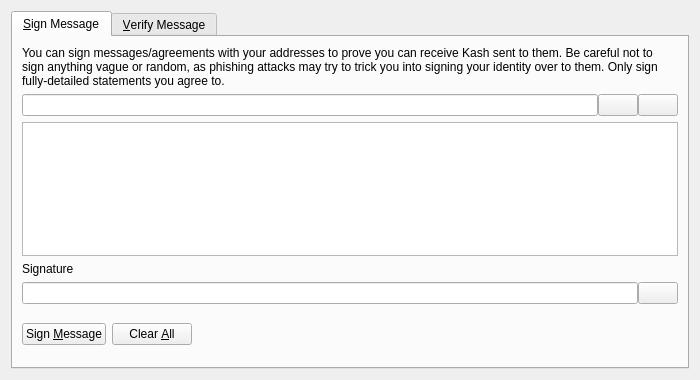
<?xml version="1.0" encoding="UTF-8"?>
<ui version="4.0">
 <class>SignVerifyMessageDialog</class>
 <widget class="QDialog" name="SignVerifyMessageDialog">
  <property name="geometry">
   <rect>
    <x>0</x>
    <y>0</y>
    <width>700</width>
    <height>380</height>
   </rect>
  </property>
  <property name="windowTitle">
   <string>Signatures - Sign / Verify a Message</string>
  </property>
  <property name="modal">
   <bool>true</bool>
  </property>
  <layout class="QVBoxLayout" name="verticalLayout">
   <item>
    <widget class="QTabWidget" name="tabWidget">
     <property name="currentIndex">
      <number>0</number>
     </property>
     <widget class="QWidget" name="tabSignMessage">
      <attribute name="title">
       <string>&amp;Sign Message</string>
      </attribute>
      <layout class="QVBoxLayout" name="verticalLayout_SM">
       <item>
        <widget class="QLabel" name="infoLabel_SM">
         <property name="text">
          <string>You can sign messages/agreements with your addresses to prove you can receive Kash sent to them. Be careful not to sign anything vague or random, as phishing attacks may try to trick you into signing your identity over to them. Only sign fully-detailed statements you agree to.</string>
         </property>
         <property name="textFormat">
          <enum>Qt::PlainText</enum>
         </property>
         <property name="wordWrap">
          <bool>true</bool>
         </property>
        </widget>
       </item>
       <item>
        <layout class="QHBoxLayout" name="horizontalLayout_1_SM">
         <property name="spacing">
          <number>0</number>
         </property>
         <item>
          <widget class="QValidatedLineEdit" name="addressIn_SM">
           <property name="toolTip">
            <string>The Kash address to sign the message with</string>
           </property>
          </widget>
         </item>
         <item>
          <widget class="QPushButton" name="addressBookButton_SM">
           <property name="toolTip">
            <string>Choose previously used address</string>
           </property>
           <property name="text">
            <string/>
           </property>
           <property name="shortcut">
            <string>Alt+A</string>
           </property>
           <property name="autoDefault">
            <bool>false</bool>
           </property>
          </widget>
         </item>
         <item>
          <widget class="QPushButton" name="pasteButton_SM">
           <property name="toolTip">
            <string>Paste address from clipboard</string>
           </property>
           <property name="text">
            <string/>
           </property>
           <property name="shortcut">
            <string>Alt+P</string>
           </property>
           <property name="autoDefault">
            <bool>false</bool>
           </property>
          </widget>
         </item>
        </layout>
       </item>
       <item>
        <widget class="QPlainTextEdit" name="messageIn_SM">
         <property name="toolTip">
          <string>Enter the message you want to sign here</string>
         </property>
        </widget>
       </item>
       <item>
        <widget class="QLabel" name="signatureLabel_SM">
         <property name="text">
          <string>Signature</string>
         </property>
         <property name="textFormat">
          <enum>Qt::PlainText</enum>
         </property>
        </widget>
       </item>
       <item>
        <layout class="QHBoxLayout" name="horizontalLayout_2_SM">
         <property name="spacing">
          <number>0</number>
         </property>
         <item>
          <widget class="QLineEdit" name="signatureOut_SM">
           <property name="font">
            <font>
             <italic>true</italic>
            </font>
           </property>
           <property name="readOnly">
            <bool>true</bool>
           </property>
          </widget>
         </item>
         <item>
          <widget class="QPushButton" name="copySignatureButton_SM">
           <property name="toolTip">
            <string>Copy the current signature to the system clipboard</string>
           </property>
           <property name="text">
            <string/>
           </property>
           <property name="autoDefault">
            <bool>false</bool>
           </property>
          </widget>
         </item>
        </layout>
       </item>
       <item>
        <layout class="QHBoxLayout" name="horizontalLayout_3_SM">
         <item>
          <widget class="QPushButton" name="signMessageButton_SM">
           <property name="toolTip">
            <string>Sign the message to prove you own this Kash address</string>
           </property>
           <property name="text">
            <string>Sign &amp;Message</string>
           </property>
           <property name="autoDefault">
            <bool>false</bool>
           </property>
          </widget>
         </item>
         <item>
          <widget class="QPushButton" name="clearButton_SM">
           <property name="toolTip">
            <string>Reset all sign message fields</string>
           </property>
           <property name="text">
            <string>Clear &amp;All</string>
           </property>
           <property name="autoDefault">
            <bool>false</bool>
           </property>
          </widget>
         </item>
         <item>
          <spacer name="horizontalSpacer_1_SM">
           <property name="orientation">
            <enum>Qt::Horizontal</enum>
           </property>
           <property name="sizeHint" stdset="0">
            <size>
             <width>40</width>
             <height>48</height>
            </size>
           </property>
          </spacer>
         </item>
         <item>
          <widget class="QLabel" name="statusLabel_SM">
           <property name="font">
            <font>
             <weight>75</weight>
             <bold>true</bold>
            </font>
           </property>
           <property name="text">
            <string/>
           </property>
           <property name="wordWrap">
            <bool>true</bool>
           </property>
          </widget>
         </item>
         <item>
          <spacer name="horizontalSpacer_2_SM">
           <property name="orientation">
            <enum>Qt::Horizontal</enum>
           </property>
           <property name="sizeHint" stdset="0">
            <size>
             <width>40</width>
             <height>48</height>
            </size>
           </property>
          </spacer>
         </item>
        </layout>
       </item>
      </layout>
     </widget>
     <widget class="QWidget" name="tabVerifyMessage">
      <attribute name="title">
       <string>&amp;Verify Message</string>
      </attribute>
      <layout class="QVBoxLayout" name="verticalLayout_VM">
       <item>
        <widget class="QLabel" name="infoLabel_VM">
         <property name="text">
          <string>Enter the receiver's address, message (ensure you copy line breaks, spaces, tabs, etc. exactly) and signature below to verify the message. Be careful not to read more into the signature than what is in the signed message itself, to avoid being tricked by a man-in-the-middle attack. Note that this only proves the signing party receives with the address, it cannot prove sendership of any transaction!</string>
         </property>
         <property name="textFormat">
          <enum>Qt::PlainText</enum>
         </property>
         <property name="alignment">
          <set>Qt::AlignLeading|Qt::AlignLeft|Qt::AlignTop</set>
         </property>
         <property name="wordWrap">
          <bool>true</bool>
         </property>
        </widget>
       </item>
       <item>
        <layout class="QHBoxLayout" name="horizontalLayout_1_VM">
         <property name="spacing">
          <number>0</number>
         </property>
         <item>
          <widget class="QValidatedLineEdit" name="addressIn_VM">
           <property name="toolTip">
            <string>The Kash address the message was signed with</string>
           </property>
          </widget>
         </item>
         <item>
          <widget class="QPushButton" name="addressBookButton_VM">
           <property name="toolTip">
            <string>Choose previously used address</string>
           </property>
           <property name="text">
            <string/>
           </property>
           <property name="shortcut">
            <string>Alt+A</string>
           </property>
           <property name="autoDefault">
            <bool>false</bool>
           </property>
          </widget>
         </item>
        </layout>
       </item>
       <item>
        <widget class="QPlainTextEdit" name="messageIn_VM"/>
       </item>
       <item>
        <widget class="QValidatedLineEdit" name="signatureIn_VM"/>
       </item>
       <item>
        <layout class="QHBoxLayout" name="horizontalLayout_2_VM">
         <item>
          <widget class="QPushButton" name="verifyMessageButton_VM">
           <property name="toolTip">
            <string>Verify the message to ensure it was signed with the specified Kash address</string>
           </property>
           <property name="text">
            <string>Verify &amp;Message</string>
           </property>
           <property name="autoDefault">
            <bool>false</bool>
           </property>
          </widget>
         </item>
         <item>
          <widget class="QPushButton" name="clearButton_VM">
           <property name="toolTip">
            <string>Reset all verify message fields</string>
           </property>
           <property name="text">
            <string>Clear &amp;All</string>
           </property>
           <property name="autoDefault">
            <bool>false</bool>
           </property>
          </widget>
         </item>
         <item>
          <spacer name="horizontalSpacer_1_VM">
           <property name="orientation">
            <enum>Qt::Horizontal</enum>
           </property>
           <property name="sizeHint" stdset="0">
            <size>
             <width>40</width>
             <height>48</height>
            </size>
           </property>
          </spacer>
         </item>
         <item>
          <widget class="QLabel" name="statusLabel_VM">
           <property name="font">
            <font>
             <weight>75</weight>
             <bold>true</bold>
            </font>
           </property>
           <property name="text">
            <string/>
           </property>
           <property name="wordWrap">
            <bool>true</bool>
           </property>
          </widget>
         </item>
         <item>
          <spacer name="horizontalSpacer_2_VM">
           <property name="orientation">
            <enum>Qt::Horizontal</enum>
           </property>
           <property name="sizeHint" stdset="0">
            <size>
             <width>40</width>
             <height>48</height>
            </size>
           </property>
          </spacer>
         </item>
        </layout>
       </item>
      </layout>
     </widget>
    </widget>
   </item>
  </layout>
 </widget>
 <customwidgets>
  <customwidget>
   <class>QValidatedLineEdit</class>
   <extends>QLineEdit</extends>
   <header>qvalidatedlineedit.h</header>
  </customwidget>
 </customwidgets>
 <resources>
  <include location="../kash.qrc"/>
 </resources>
 <connections/>
</ui>
